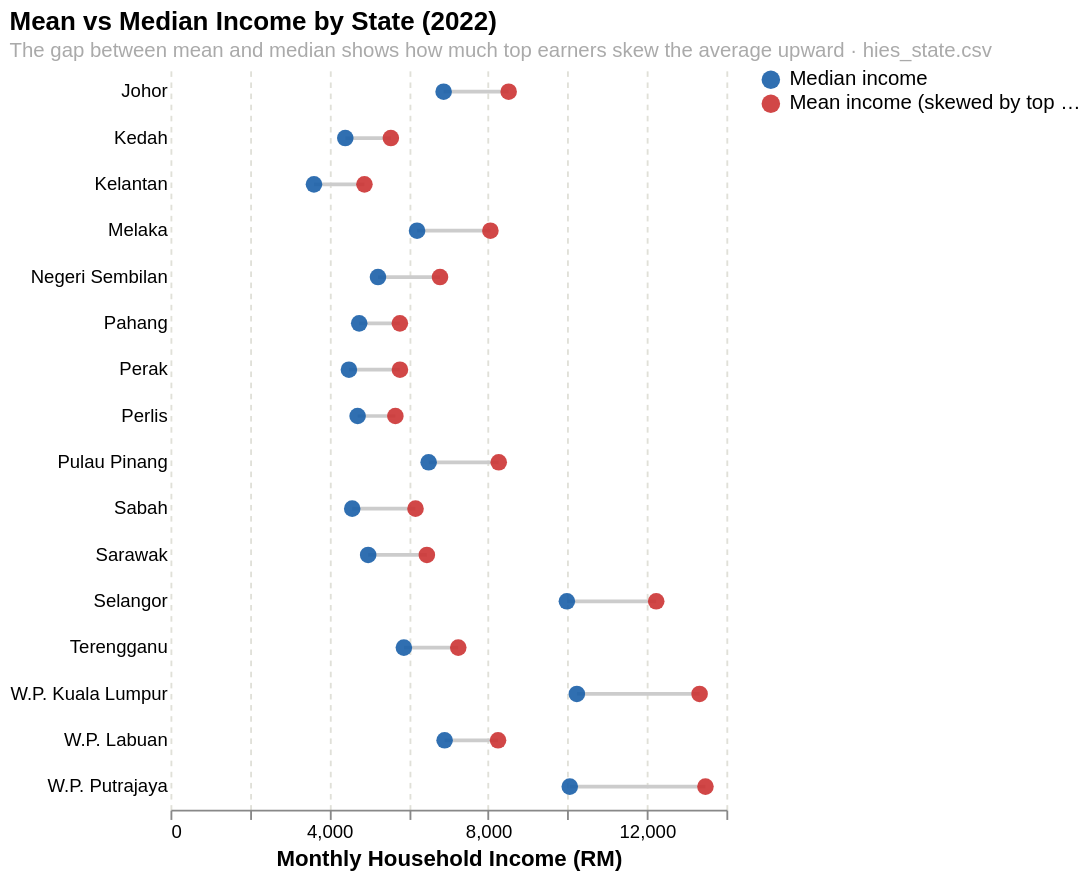

Vega-Lite specification for this chart:
### Vega-Lite specification from a JSON file in a GitHub repository (floating-point values rounded to 4 significant figures)
{"$schema": "https://vega.github.io/schema/vega-lite/v5.json", "title": {"text": "Mean vs Median Income by State (2022)", "subtitle": "The gap between mean and median shows how much top earners skew the average upward · hies_state.csv", "fontSize": 14, "subtitleFontSize": 11, "subtitleColor": "#aaaaaa", "anchor": "start"}, "width": "container", "height": 400, "data": {"values": [{"state": "Kelantan", "median": 3614, "mean": 4885}, {"state": "Kedah", "median": 4402, "mean": 5550}, {"state": "Perak", "median": 4494, "mean": 5779}, {"state": "Sabah", "median": 4577, "mean": 6171}, {"state": "Perlis", "median": 4713, "mean": 5664}, {"state": "Pahang", "median": 4753, "mean": 5777}, {"state": "Sarawak", "median": 4978, "mean": 6457}, {"state": "Negeri Sembilan", "median": 5226, "mean": 6788}, {"state": "Terengganu", "median": 5878, "mean": 7248}, {"state": "Melaka", "median": 6210, "mean": 8057}, {"state": "Pulau Pinang", "median": 6502, "mean": 8267}, {"state": "Johor", "median": 6879, "mean": 8517}, {"state": "W.P. Labuan", "median": 6904, "mean": 8250}, {"state": "Selangor", "median": 9983, "mean": 12233}, {"state": "W.P. Putrajaya", "median": 10056, "mean": 13473}, {"state": "W.P. Kuala Lumpur", "median": 10234, "mean": 13325}]}, "transform": [{"calculate": "datum.mean - datum.median", "as": "skew"}, {"fold": ["median", "mean"], "as": ["measure", "value"]}], "layer": [{"mark": {"type": "line", "color": "#cccccc", "strokeWidth": 2}, "transform": [{"aggregate": [{"op": "min", "field": "value", "as": "min_val"}, {"op": "max", "field": "value", "as": "max_val"}], "groupby": ["state"]}], "encoding": {"y": {"field": "state", "type": "nominal", "sort": {"field": "min_val", "order": "ascending"}}, "x": {"field": "min_val", "type": "quantitative"}, "x2": {"field": "max_val"}}}, {"mark": {"type": "point", "filled": true, "size": 80, "opacity": 0.9}, "encoding": {"y": {"field": "state", "type": "nominal", "sort": {"field": "value", "order": "ascending"}, "title": null, "axis": {"labelFontSize": 10, "ticks": false, "domain": false, "labelLimit": 150}}, "x": {"field": "value", "type": "quantitative", "title": "Monthly Household Income (RM)", "axis": {"format": ",.0f", "labelFontSize": 10, "titleFontSize": 12, "gridColor": "#e0e0d8", "gridDash": [3, 3]}}, "color": {"field": "measure", "type": "nominal", "scale": {"domain": ["median", "mean"], "range": ["#1a5fa8", "#cc3333"]}, "legend": {"title": null, "labelFontSize": 11, "labelExpr": "datum.value == 'median' ? 'Median income' : 'Mean income (skewed by top earners)'"}}, "tooltip": [{"field": "state", "type": "nominal", "title": "State"}, {"field": "measure", "type": "nominal", "title": "Measure"}, {"field": "value", "type": "quantitative", "title": "Income (RM)", "format": ",.0f"}]}}], "config": {"view": {"stroke": null}, "background": "#ffffff"}}
